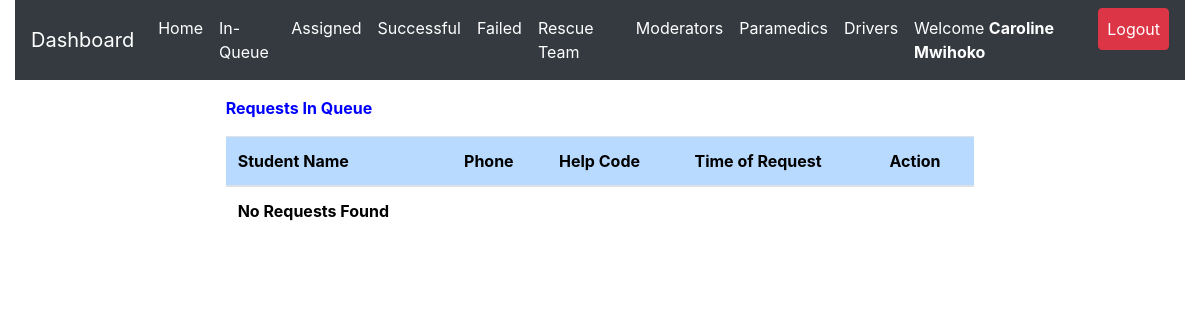
The app's page /admin/inqueue.php (signed in), older data.
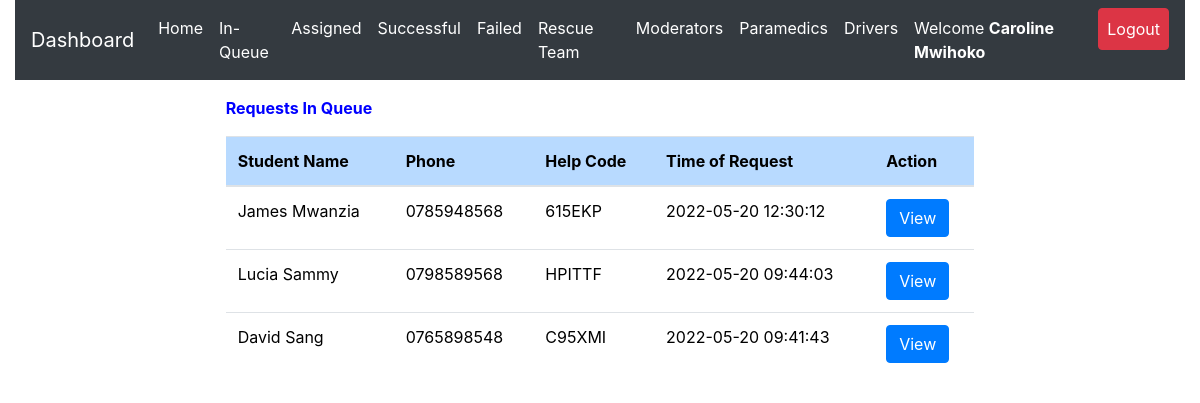
The same page, newer data.
### tables this page shows
CREATE TABLE `request_status` (
  `id` int(20) NOT NULL,
  `helpID` varchar(50) NOT NULL,
  `ip_address` varchar(100) NOT NULL,
  `request_latitude` varchar(50) NOT NULL,
  `request_longitude` varchar(50) NOT NULL,
  `status` varchar(50) DEFAULT 'Pending',
  `emergency_type` varchar(50) NOT NULL,
  `emergency_description` varchar(255) DEFAULT 'No Description',
  `admNo` varchar(255) NOT NULL,
  `timestamp` datetime NOT NULL DEFAULT CURRENT_TIMESTAMP
);

CREATE TABLE `student_details` (
  `id` int(20) NOT NULL,
  `regNum` varchar(255) NOT NULL,
  `firstname` varchar(255) NOT NULL,
  `lastname` varchar(255) NOT NULL,
  `emailaddress` varchar(255) NOT NULL,
  `phonenumber` varchar(15) NOT NULL,
  `password` varchar(255) NOT NULL,
  `password_reset_token` varchar(500) DEFAULT NULL,
  `date` datetime NOT NULL DEFAULT CURRENT_TIMESTAMP
);

### admin/inqueue.php (the view, shortened to what this page needs)
<?php
include 'server.php';
?>
<!DOCTYPE html>
<html lang="en">
<?php include './includes/header.php'; ?>
  <body>
    <?php include './includes/navbar.php'; ?>
  <div class="row m-3">
<div class="col-md-2"></div>
    <div class="col-md-8">
<div class="table-responsive-lg">
    <table class="table" style='color:black'>
        <thead>
          <p  style='color:blue; font-weight:bold'>
          Requests In Queue
</p>
            <tr >
              <th scope="col" class="table-primary">Student Name</th>
              <th scope="col" class="table-primary">Phone</th>
              <th scope="col" class="table-primary">Help Code</th>
              <th scope="col" class="table-primary">Time of Request</th>
              <th scope="col" class="table-primary">Action</th>
            </tr>
          </thead>
          <tbody>
    <?php
    if($_SESSION['admin_id']){
        $data_fetch_query = "SELECT request_status.id, request_status.helpID,request_status.status,
        request_status.admNo,request_status.timestamp,student_details.regNum,student_details.regNum,
        student_details.firstname,student_details.lastname,student_details.phonenumber
        FROM request_status
        INNER JOIN student_details ON request_status.admNo = student_details.regNum  WHERE request_status.status ='Pending' order by request_status.timestamp DESC;";
        $data_result = mysqli_query($db, $data_fetch_query);
        if ($data_result->num_rows > 0){
            while($row = $data_result->fetch_assoc()) {
            $help_code=$row["helpID"];
        echo "<tr style='font-weight:normal'> <td>" .$row["firstname"]. " ".$row["lastname"]. "</td>";
        echo "<td>" .$row["phonenumber"]."</td>";
        echo "<td>" .$row["helpID"]."</td>";
        echo "<td>" .$row["timestamp"]."</td>";
        echo "<td>
        <form method ='POST' action='server.php'>
        <input  type='text' hidden name='help_code' value='$help_code'>
        <input type='submit' value='View' name='view-btn' class='btn btn-primary'>
        </form>
        </td> </tr>";
        }
        }else{
        echo "<td>"."No Requests Found"."</td>";
        }
        } else{
            echo "<td>"."No Data Found"."</td>";
        }
?>
          </tbody>
    </table>
  </div>
  </div>
  <div class="col-md-2"></div>
</div>
  </body>
</html>

### admin/includes/header.php (shortened to what this page needs)
<head>
    <link rel="stylesheet" href="https://cdnjs.cloudflare.com/ajax/libs/font-awesome/6.0.0/css/all.min.css" />
    <link rel="stylesheet" href="https://maxcdn.bootstrapcdn.com/bootstrap/4.0.0/css/bootstrap.min.css">
    <link rel="stylesheet" href="./static/css/style.css" />
  </head>

### admin/includes/navbar.php (shortened to what this page needs)
<div class="container-fluid" id="mynav">
  <nav class="navbar navbar-expand-lg navbar-dark bg-dark ">
  <a class="navbar-brand" href="./dashboard.php">Dashboard</a>
  <div class="collapse navbar-collapse" id="navbarSupportedContent">
    <ul class="navbar-nav ml-auto ">
      <?php
     if($_SESSION['admin_id']){ ?>
    <li class="nav-item">
        <a class="nav-link active" href="dashboard.php">Home</a>
      </li>
     <li class="nav-item">
        <a class="nav-link active" href="inqueue.php">In-Queue</a>
      </li>
     <li class="nav-item">
        <a class="nav-link active" href="assigned.php">Assigned</a>
      </li>
      <li class="nav-item">
        <a class="nav-link active" href="successful.php">Successful</a>
      </li>
      <li class="nav-item">
        <a class="nav-link active" href="failed.php">Failed</a>
      </li>
      <li class="nav-item">
        <a class="nav-link active" href="team.php">Rescue Team</a>
      </li>
      <li class="nav-item">
        <a class="nav-link active" href="moderators.php">Moderators</a>
      </li>
      <li class="nav-item">
        <a class="nav-link active" href="paramedics.php">Paramedics</a>
      </li>
      <li class="nav-item">
        <a class="nav-link active" href="drivers.php">Drivers</a>
      </li>
      <li class="nav-item active">
      <a class="nav-link" href="javascript:void(0)">
      <?php echo "Welcome ". "<strong style='color:white;'>".$_SESSION['admin_firstname']." ".$_SESSION['admin_lastname'];  ?> </a>
      </li>
      <li class="nav-item active">
        <a class="nav-link btn btn-danger" href="logout.php">Logout </a>
      </li>
         <?php
  }
 ?>
    </ul>
  </div>
</nav>
</div>

Row changes from the older to the newer data that the page shows:
added request_status: admNo.firstname "James", admNo.lastname "Mwanzia", admNo.phonenumber "0785948568", helpID "615EKP", timestamp "2022-05-20 12:30:12"
added request_status: admNo.firstname "Lucia", admNo.lastname "Sammy", admNo.phonenumber "0798589568", helpID "HPITTF", timestamp "2022-05-20 09:44:03"
added request_status: admNo.firstname "David", admNo.lastname "Sang", admNo.phonenumber "0765898548", helpID "C95XMI", timestamp "2022-05-20 09:41:43"
Text that changed along with them:
text no longer shown: "No Requests Found"
